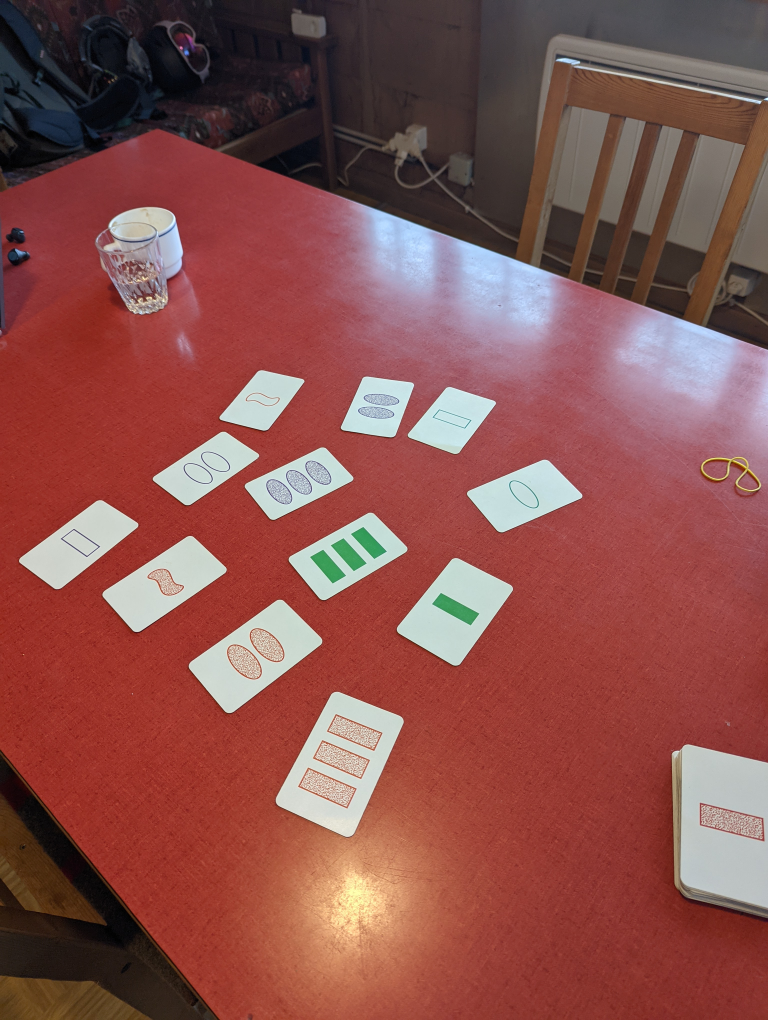
#> input picture images/000005.jpg, 3072 x 4080 px (shown at 1/4 size); its folder holds 4 pictures in this run
$ python main_old.py
#> lines starting #> are read from the running program, lines starting #| are printed output that depends on the picture; after the words box and inside, x2 and y2 are one past the last pixel; in counts of white or black regions, pixels touching at a corner belong together
import cv2
import os
import matplotlib.pyplot as plt

import numpy as np

img_dir = 'images'

img_files = os.listdir(img_dir)
img_paths = [f'{img_dir}/{f}' for f in img_files]

for img_fn in img_paths[3:]:
    img = cv2.imread(img_fn)
#> img is the input picture: shape (4080, 3072, 3); mean B, G, R 77.7, 81.8, 137.7
    img = cv2.resize(img, [400, 400])
#> img: shape (400, 400, 3)

    gray = cv2.cvtColor(img, cv2.COLOR_BGR2GRAY)
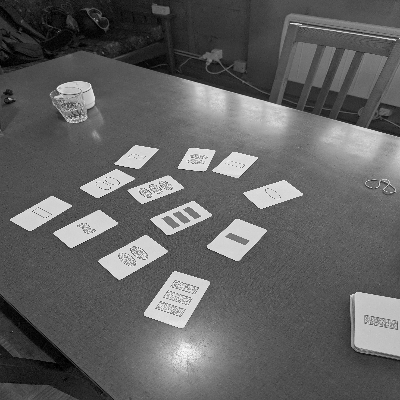
#> gray: shape (400, 400); min 0, max 249, mean 98

    blur = cv2.medianBlur(gray, 11)
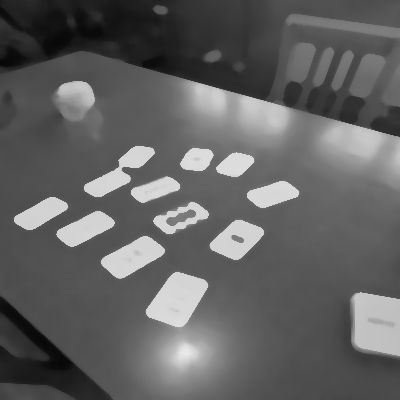
#> blur: shape (400, 400); min 7, max 233, mean 97.9

    edges = cv2.Canny(blur, 100, 250)
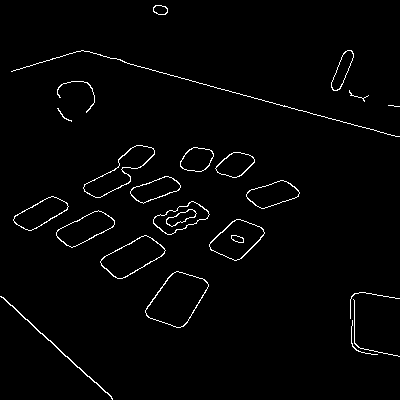
#> edges: shape (400, 400); 1.9% white in thin lines or dots

    th3 = cv2.adaptiveThreshold(blur, 255, cv2.ADAPTIVE_THRESH_MEAN_C, cv2.THRESH_BINARY_INV, 11, 2)
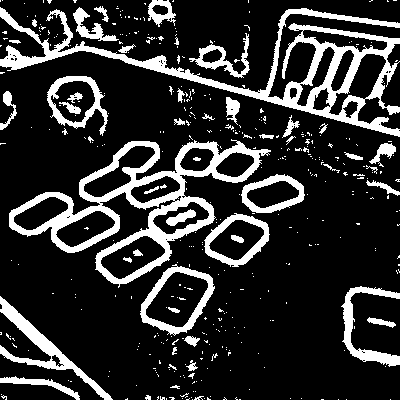
#> th3: shape (400, 400); 18.6% white; 412 white regions (363 under 20 px)
    #ret3, th3 = cv2.threshold(th3, 0, 255, cv2.THRESH_BINARY + cv2.THRESH_OTSU)

    # contours, hierarchy = cv2.findContours(edges, cv2.RETR_EXTERNAL, cv2.CHAIN_APPROX_SIMPLE)
    contours, hierarchy = cv2.findContours(th3, cv2.RETR_EXTERNAL, cv2.CHAIN_APPROX_SIMPLE)
#> contours = 386 contours, 358 with area under 20; largest, box (x1, y1, x2, y2) and area: (9, 139, 271, 288) 15192, (0, 7, 400, 137) 11002, (140, 264, 215, 336) 3338, (204, 213, 270, 267) 2314, (47, 76, 108, 136) 2154

    cont_img = img.copy()
    cv2.drawContours(cont_img, contours, -1, [255, 255, 0], thickness=5)
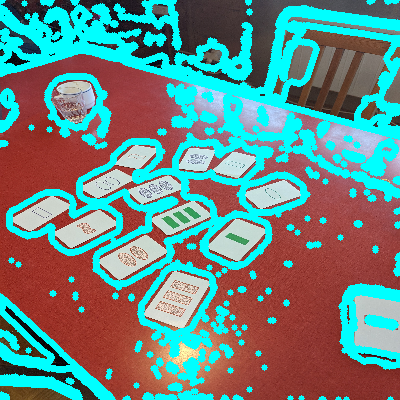
#> cont_img: shape (400, 400, 3); mean B, G, R 135.1, 138.4, 101.2

    approx_cont_img = img.copy()
    wrong_cont_img = img.copy()

    areas = []
    cards = []

    for cont in contours:
        # Approximate the contour
        epsilon = 0.1 * cv2.arcLength(cont, True)
        approx = cv2.approxPolyDP(cont, epsilon, True)

        area = cv2.contourArea(approx)

        # Check if the contour has 4 corners
        if len(approx) == 4 and area >= 500:
            areas.append(area)
            cards.append(approx)
        else:
            cv2.drawContours(wrong_cont_img, [approx], 0, (0, 0, 255), 2)
#> this loop made 386 passes
#> (epsilon, approx, area) on pass 57: (4.49, [[192, 360], [188, 370], [197, 367]], 39)
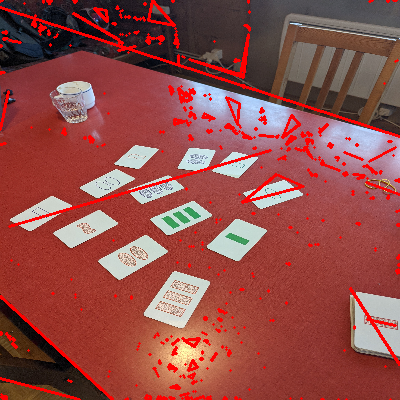
#> wrong_cont_img: shape (400, 400, 3); mean B, G, R 72.5, 76.6, 145.7
#> after the loop, areas = [2604, 1665, 2042]; cards = 3 contours; box (x1, y1, x2, y2) and area: (140, 264, 215, 336) 2604, (50, 79, 103, 136) 2042, (205, 213, 266, 265) 1665

    print(f'Found {len(cards)} Cards!')
#| Found 3 Cards!
    cv2.drawContours(approx_cont_img, cards, -1, (0, 0, 255), 2)
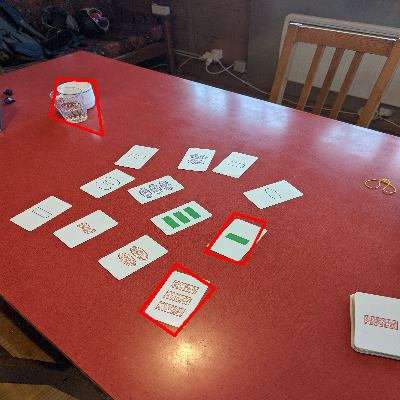
#> approx_cont_img: shape (400, 400, 3); mean B, G, R 76.8, 80.7, 138.6

    if len(cards) != 12:
        cv2.imshow('Photo', img)
        cv2.imshow('Gray', gray)
        cv2.imshow('Edges', edges)
        cv2.imshow('Contours', cont_img)
        cv2.imshow('Wrong Contours', wrong_cont_img)
        cv2.imshow('Approx Contours', approx_cont_img)
        cv2.imshow('Thresh', th3)

        cv2.waitKey()
        cv2.destroyAllWindows()
